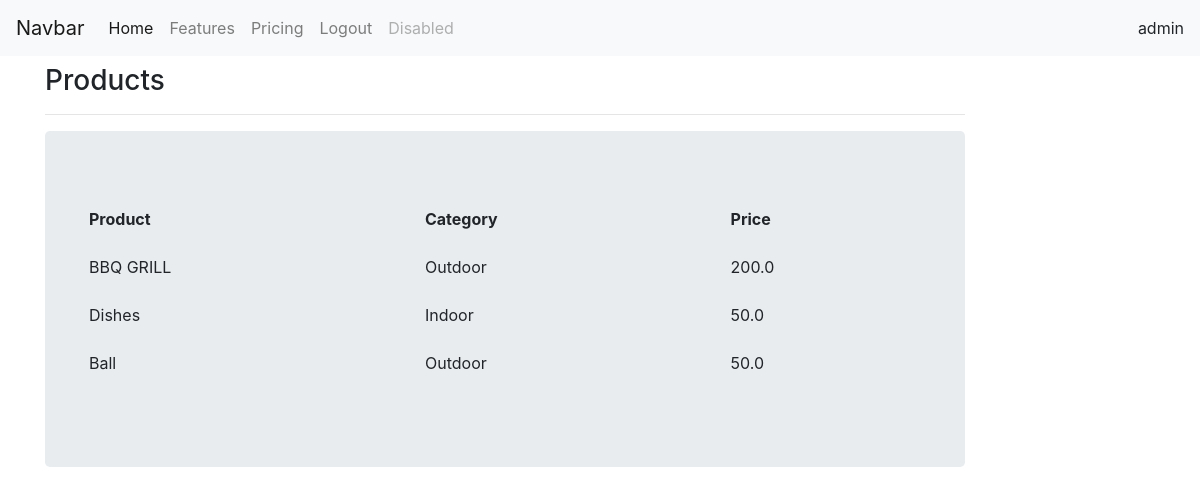
Screenshot of /products/ (signed in) with the database file from the repository.
### crmapp/models.py (models this page shows, shortened)
class Product(models.Model):
  Category=(
    ('Indoor','Indoor'),
    ('Outdoor','Outdoor'),
  )
  name = models.CharField(max_length=200)
  price = models.FloatField(null=True)
  category = models.CharField(max_length=200, null=True,choices=Category)
  description = models.CharField(max_length=200,null=True,blank=True)
  date_created = models.DateTimeField(auto_now_add=True,null=True)
  tags = models.ManyToManyField(Tag)

### crmapp/views.py (the view)
# urls.py: path('products/',views.products,name='products'),
@login_required(login_url='login')
def products(request):
  products = Product.objects.all()
  context = {'products':products}
  return render(request,'accounts/products.html',context)

### crmapp/templates/accounts/products.html (shortened to what this page needs)
{%  extends '../accounts/base.html' %}
{% block content %}
<div class="row mt-2">
  <div class="col-md-10">
  <h3>Products</h3>
  <hr>
  <div class="jumbotron ">
    <table class="table table-borderless">
      <thead>
        <tr>
          <th scope="col">Product</th>
          <th scope="col">Category</th>
          <th scope="col">Price</th>
        </tr>
      </thead>
      <tbody>
         {% for product in products %}
         <tr>
          <td>{{ product.name }}</td>
          <td>{{ product.category }}</td>
          <td>{{ product.price }}</td>
        </tr>
          {% endfor %}
      </tbody>
    </table>
  </div>
</div>
</div>
{% endblock %}

### crmapp/templates/accounts/base.html (shortened to what this page needs)
<!doctype html>
<html lang="en">
  <head>
    <link rel="stylesheet" href="https://stackpath.bootstrapcdn.com/bootstrap/4.4.1/css/bootstrap.min.css">
  </head>
  <body>
    <nav class="navbar navbar-expand-lg navbar-light bg-light">
      <a class="navbar-brand" href="#">Navbar</a>
      <div class="collapse navbar-collapse" id="navbarNavAltMarkup">
        <div class="navbar-nav">
          <a class="nav-item nav-link active" href="#">Home <span class="sr-only">(current)</span></a>
          <a class="nav-item nav-link" href="#">Features</a>
          <a class="nav-item nav-link" href="#">Pricing</a>
          {% if request.user%}
          <a class="nav-item nav-link" href="{% url 'logout' %}">Logout </a>
          {% endif %}
          <a class="nav-item nav-link disabled" href="#" tabindex="-1" aria-disabled="true">Disabled</a>
        </div>
      </div>
      <span>{{ request.user }}</span>
    </nav>
    <div class="container">
      {% block content %}
      {%endblock %}
    </div>
  </body>
</html>

### rows the page displays
Product: name "BBQ GRILL", category "Outdoor", price "200.0"
Product: name "Dishes", category "Indoor", price "50.0"
Product: name "Ball", category "Outdoor", price "50.0"

### other values shown
{{ request.user }} "admin"
